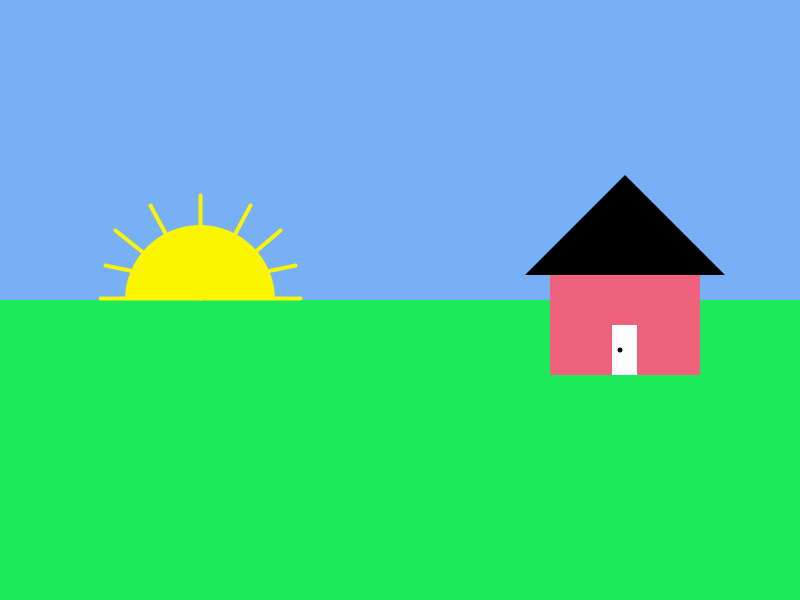
Frame 1 (no input)
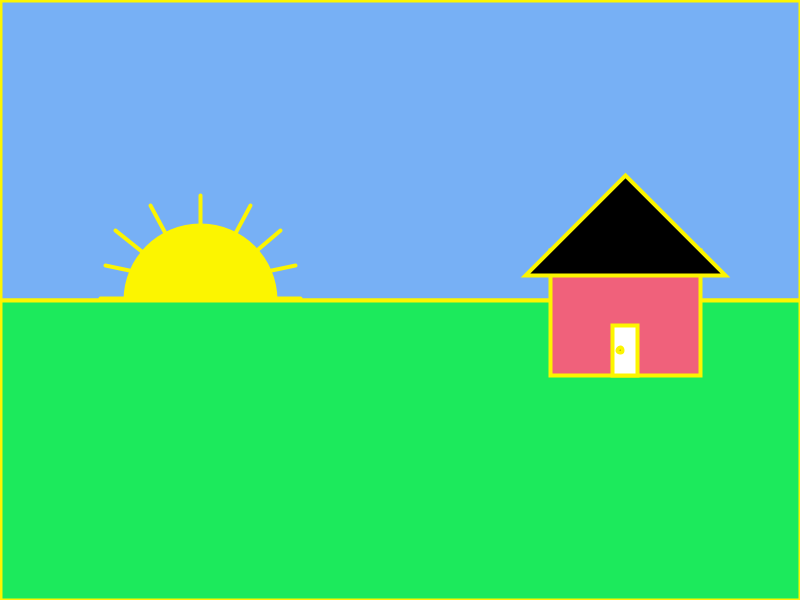
Frame 60 (the mouse pressed at the canvas centre just before this capture)
Frame 120 (the mouse held since frame 60 and released just before this capture): identical to frame 60, image omitted

The Processing sketch that drew these frames (run headless with seeded random() and noise(); from frame 60 on, the mouse is pressed at the canvas centre):

// Processing sketch: Exercise_A1
// ── Exercise_A1.pde
// Michael Lam
// March 7, 2018
// Last updated March 14, 2018.
// A beautiful scenery, minus the sun.

void setup() {
 size(800, 600);
 noStroke();
}

void draw(){
  // Sky
  fill(119, 176, 245);
  rect(0, 0, 800, 300);
  // Sun
  fill(252, 245, 0);
  ellipse(200, 300, 150, 150);
  // Grass
  fill(28, 234, 92);
  rect(0, 300, 800, 300);
  // House
  fill(240, 97, 123);
  rect(550, 250, 150, 125);
  // Door
  fill(255, 255, 255);
  rect(612, 325, 25, 50);
  // Doorknob
  fill(0);
  ellipse(620, 350, 5, 5);
  // Roof
  fill(0);
  triangle(625, 175, 525, 275, 725, 275);
  // Sun lines
  stroke(252, 245, 0);
  strokeWeight(4);
  line(100, 298, 300, 298);
  line(200, 195, 200, 298);
  line(150, 205, 200, 298);
  line(250, 205, 200, 298);
  line(115, 230, 200, 298);
  line(280, 230, 200, 298);
  line(105, 265, 200, 285);
  line(295, 265, 200, 285);
}
